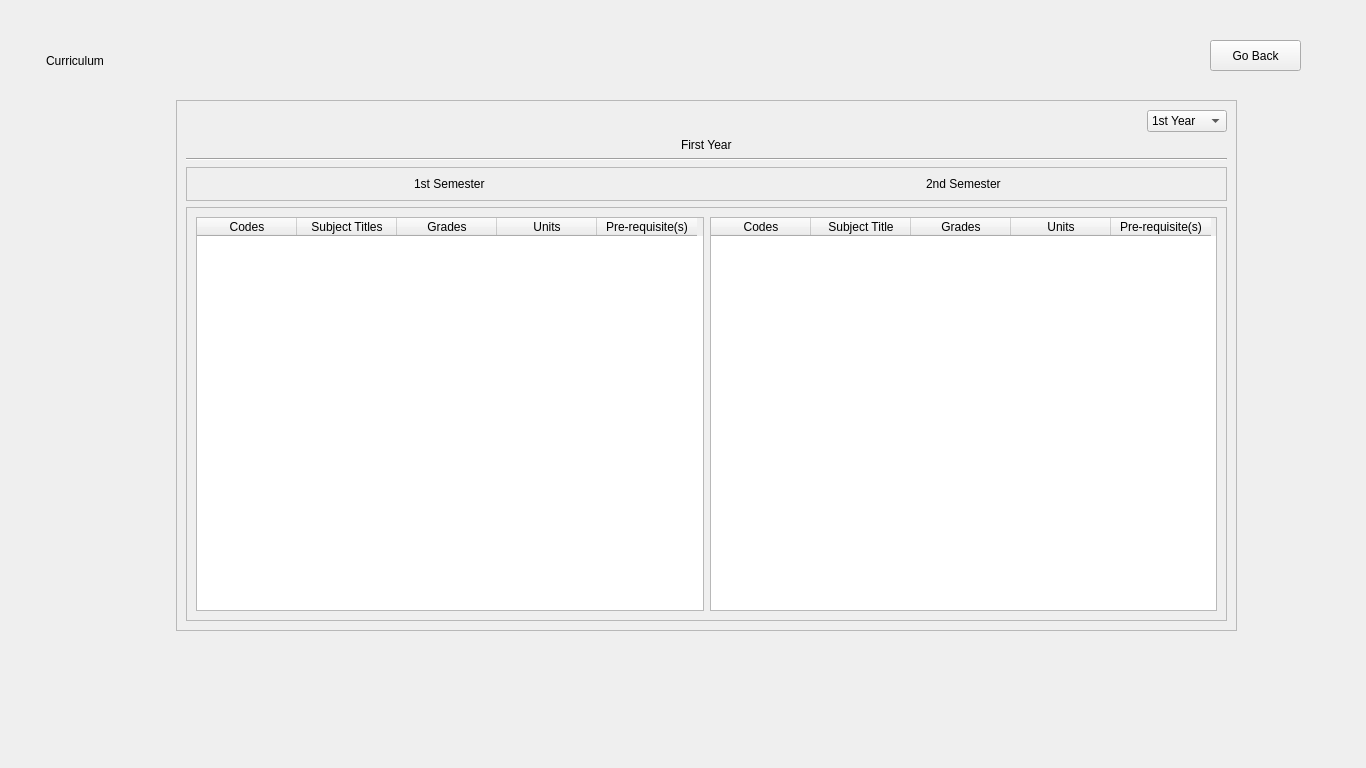
<?xml version="1.0" encoding="UTF-8"?>
<ui version="4.0">
 <class>MainWindow</class>
 <widget class="QMainWindow" name="MainWindow">
  <property name="geometry">
   <rect>
    <x>0</x>
    <y>0</y>
    <width>1366</width>
    <height>768</height>
   </rect>
  </property>
  <property name="windowTitle">
   <string>MainWindow</string>
  </property>
  <widget class="QWidget" name="centralwidget">
   <widget class="QStackedWidget" name="stackedWidget">
    <property name="geometry">
     <rect>
      <x>0</x>
      <y>0</y>
      <width>1366</width>
      <height>768</height>
     </rect>
    </property>
    <property name="currentIndex">
     <number>0</number>
    </property>
    <widget class="QWidget" name="page">
     <widget class="QFrame" name="frame1stYear">
      <property name="geometry">
       <rect>
        <x>176</x>
        <y>100</y>
        <width>1061</width>
        <height>531</height>
       </rect>
      </property>
      <property name="frameShape">
       <enum>QFrame::StyledPanel</enum>
      </property>
      <layout class="QVBoxLayout" name="verticalLayout_8">
       <item alignment="Qt::AlignRight">
        <widget class="QComboBox" name="YearBox">
         <item>
          <property name="text">
           <string>1st Year</string>
          </property>
         </item>
         <item>
          <property name="text">
           <string>2nd Year</string>
          </property>
         </item>
         <item>
          <property name="text">
           <string>3rd Year</string>
          </property>
         </item>
         <item>
          <property name="text">
           <string>4th Year</string>
          </property>
         </item>
        </widget>
       </item>
       <item alignment="Qt::AlignHCenter">
        <widget class="QLabel" name="YearHeader_4">
         <property name="text">
          <string>First Year</string>
         </property>
        </widget>
       </item>
       <item>
        <widget class="Line" name="line_8">
         <property name="orientation">
          <enum>Qt::Horizontal</enum>
         </property>
        </widget>
       </item>
       <item>
        <widget class="QFrame" name="frame_7">
         <property name="frameShape">
          <enum>QFrame::StyledPanel</enum>
         </property>
         <property name="frameShadow">
          <enum>QFrame::Raised</enum>
         </property>
         <layout class="QHBoxLayout" name="horizontalLayout_7">
          <item alignment="Qt::AlignHCenter">
           <widget class="QLabel" name="Semester1">
            <property name="text">
             <string>1st Semester</string>
            </property>
           </widget>
          </item>
          <item alignment="Qt::AlignHCenter">
           <widget class="QLabel" name="Semester2">
            <property name="layoutDirection">
             <enum>Qt::RightToLeft</enum>
            </property>
            <property name="text">
             <string>2nd Semester</string>
            </property>
           </widget>
          </item>
         </layout>
        </widget>
       </item>
       <item>
        <widget class="QFrame" name="frame_8">
         <property name="frameShape">
          <enum>QFrame::StyledPanel</enum>
         </property>
         <property name="frameShadow">
          <enum>QFrame::Raised</enum>
         </property>
         <layout class="QHBoxLayout" name="horizontalLayout_8">
          <item>
           <widget class="QTableWidget" name="sem2frame_4">
            <column>
             <property name="text">
              <string>Codes</string>
             </property>
            </column>
            <column>
             <property name="text">
              <string>Subject Titles</string>
             </property>
            </column>
            <column>
             <property name="text">
              <string>Grades</string>
             </property>
            </column>
            <column>
             <property name="text">
              <string>Units</string>
             </property>
            </column>
            <column>
             <property name="text">
              <string>Pre-requisite(s)</string>
             </property>
            </column>
           </widget>
          </item>
          <item>
           <widget class="QTableWidget" name="sem1_4">
            <column>
             <property name="text">
              <string>Codes</string>
             </property>
            </column>
            <column>
             <property name="text">
              <string>Subject Title</string>
             </property>
            </column>
            <column>
             <property name="text">
              <string>Grades</string>
             </property>
            </column>
            <column>
             <property name="text">
              <string>Units</string>
             </property>
            </column>
            <column>
             <property name="text">
              <string>Pre-requisite(s)</string>
             </property>
            </column>
           </widget>
          </item>
         </layout>
        </widget>
       </item>
      </layout>
     </widget>
     <widget class="QLabel" name="CurriculumTitle">
      <property name="geometry">
       <rect>
        <x>46</x>
        <y>50</y>
        <width>91</width>
        <height>21</height>
       </rect>
      </property>
      <property name="text">
       <string>Curriculum</string>
      </property>
     </widget>
     <widget class="QPushButton" name="Return">
      <property name="geometry">
       <rect>
        <x>1210</x>
        <y>40</y>
        <width>91</width>
        <height>31</height>
       </rect>
      </property>
      <property name="text">
       <string>Go Back</string>
      </property>
     </widget>
    </widget>
    <widget class="QWidget" name="page_2"/>
   </widget>
  </widget>
 </widget>
 <resources/>
 <connections/>
</ui>
